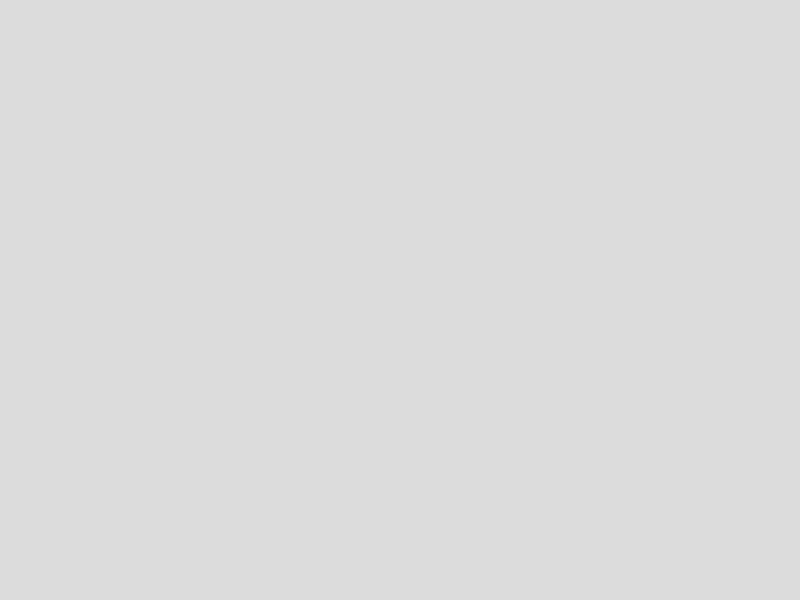
Frame 1 (no input)
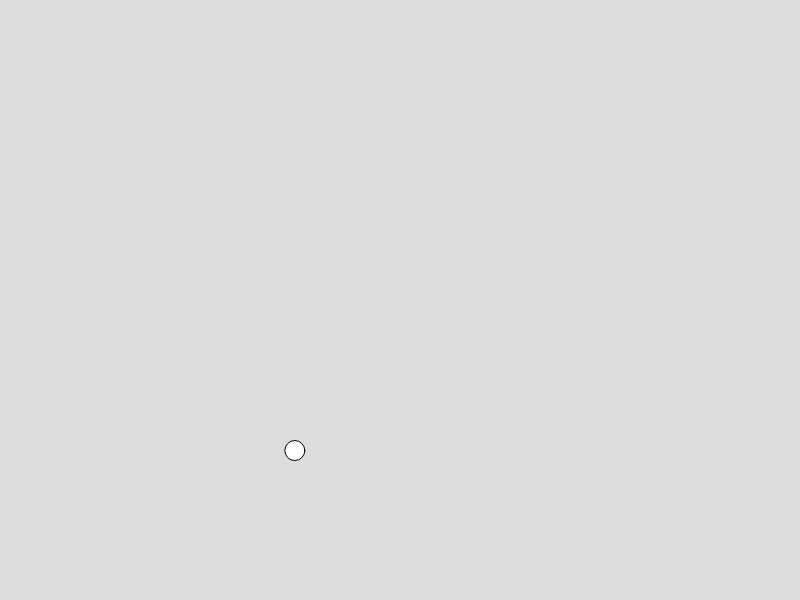
Frame 60 (no input)
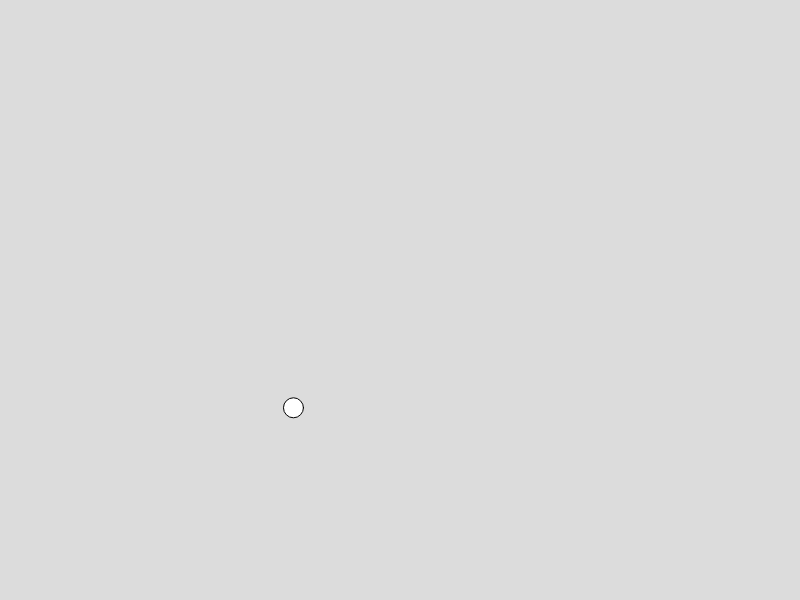
Frame 120 (the mouse pressed at the canvas centre since frame 60)

The p5.js sketch that drew these frames (run headless with seeded random() and noise() and a simulated clock; from frame 60 on, the mouse is pressed at the canvas centre):

// p5.js sketch
// ── sketch.js
let pw;

function setup() {
    createCanvas(800, 600);
    background(220);
    pw = new Walker();
    
}

function draw() {
    pw.show();
    pw.step();

}

// ── PerlinWalker.js
class Walker {
    constructor(){
        this.tx = 0;
        this.ty = 10000;
    }

    step(){
        this.x = map(noise(this.tx), 0, 1, 0, width);
        this.y = map(noise(this.ty), 0, 1, 0, height);

        this.tx += 0.01;
        this.ty += 0.01;

    }


    show(){
        background(220);
        stroke(0)
        circle(this.x, this.y, 20);
    }
}
